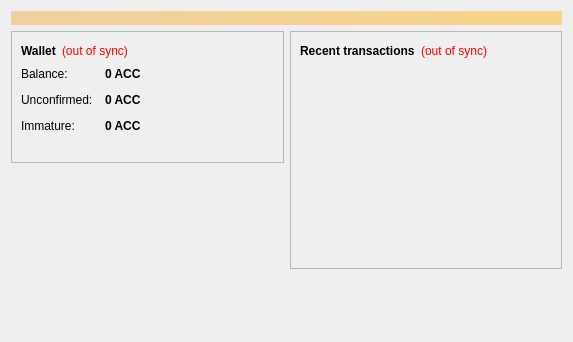
<?xml version="1.0" encoding="UTF-8"?>
<ui version="4.0">
 <class>OverviewPage</class>
 <widget class="QWidget" name="OverviewPage">
  <property name="geometry">
   <rect>
    <x>0</x>
    <y>0</y>
    <width>573</width>
    <height>342</height>
   </rect>
  </property>
  <property name="windowTitle">
   <string>Form</string>
  </property>
  <layout class="QVBoxLayout" name="topLayout">
   <item>
    <widget class="QLabel" name="labelAlerts">
     <property name="visible">
      <bool>false</bool>
     </property>
     <property name="styleSheet">
      <string notr="true">background-color: qlineargradient(x1: 0, y1: 0, x2: 1, y2: 0, stop:0 #F0D0A0, stop:1 #F8D488); color:#000000;</string>
     </property>
     <property name="wordWrap">
      <bool>true</bool>
     </property>
     <property name="margin">
      <number>3</number>
     </property>
    </widget>
   </item>
   <item>
    <layout class="QHBoxLayout" name="horizontalLayout" stretch="1,1">
     <item>
      <layout class="QVBoxLayout" name="verticalLayout_2">
       <item>
        <widget class="QFrame" name="frame">
         <property name="frameShape">
          <enum>QFrame::StyledPanel</enum>
         </property>
         <property name="frameShadow">
          <enum>QFrame::Raised</enum>
         </property>
         <layout class="QVBoxLayout" name="verticalLayout_4">
          <item>
           <layout class="QHBoxLayout" name="horizontalLayout_4">
            <item>
             <widget class="QLabel" name="label_5">
              <property name="font">
               <font>
                <weight>75</weight>
                <bold>true</bold>
               </font>
              </property>
              <property name="text">
               <string>Wallet</string>
              </property>
             </widget>
            </item>
            <item>
             <widget class="QLabel" name="labelWalletStatus">
              <property name="toolTip">
               <string>The displayed information may be out of date. Your wallet automatically synchronizes with the AntarcticCoin network after a connection is established, but this process has not completed yet.</string>
              </property>
              <property name="styleSheet">
               <string notr="true">QLabel { color: red; }</string>
              </property>
              <property name="text">
               <string notr="true">(out of sync)</string>
              </property>
              <property name="alignment">
               <set>Qt::AlignLeading|Qt::AlignLeft|Qt::AlignVCenter</set>
              </property>
             </widget>
            </item>
            <item>
             <spacer name="horizontalSpacer_2">
              <property name="orientation">
               <enum>Qt::Horizontal</enum>
              </property>
              <property name="sizeHint" stdset="0">
               <size>
                <width>40</width>
                <height>20</height>
               </size>
              </property>
             </spacer>
            </item>
           </layout>
          </item>
          <item>
           <layout class="QFormLayout" name="formLayout_2">
            <property name="fieldGrowthPolicy">
             <enum>QFormLayout::AllNonFixedFieldsGrow</enum>
            </property>
            <property name="horizontalSpacing">
             <number>12</number>
            </property>
            <property name="verticalSpacing">
             <number>12</number>
            </property>
            <item row="0" column="0">
             <widget class="QLabel" name="label">
              <property name="text">
               <string>Balance:</string>
              </property>
             </widget>
            </item>
            <item row="0" column="1">
             <widget class="QLabel" name="labelBalance">
              <property name="font">
               <font>
                <weight>75</weight>
                <bold>true</bold>
               </font>
              </property>
              <property name="cursor">
               <cursorShape>IBeamCursor</cursorShape>
              </property>
              <property name="toolTip">
               <string>Your current balance</string>
              </property>
              <property name="text">
               <string notr="true">0 ACC</string>
              </property>
              <property name="textInteractionFlags">
               <set>Qt::LinksAccessibleByMouse|Qt::TextSelectableByKeyboard|Qt::TextSelectableByMouse</set>
              </property>
             </widget>
            </item>
            <item row="1" column="0">
             <widget class="QLabel" name="label_3">
              <property name="text">
               <string>Unconfirmed:</string>
              </property>
             </widget>
            </item>
            <item row="1" column="1">
             <widget class="QLabel" name="labelUnconfirmed">
              <property name="font">
               <font>
                <weight>75</weight>
                <bold>true</bold>
               </font>
              </property>
              <property name="cursor">
               <cursorShape>IBeamCursor</cursorShape>
              </property>
              <property name="toolTip">
               <string>Total of transactions that have yet to be confirmed, and do not yet count toward the current balance</string>
              </property>
              <property name="text">
               <string notr="true">0 ACC</string>
              </property>
              <property name="textInteractionFlags">
               <set>Qt::LinksAccessibleByMouse|Qt::TextSelectableByKeyboard|Qt::TextSelectableByMouse</set>
              </property>
             </widget>
            </item>
            <item row="2" column="0">
             <widget class="QLabel" name="labelImmatureText">
              <property name="text">
               <string>Immature:</string>
              </property>
             </widget>
            </item>
            <item row="2" column="1">
             <widget class="QLabel" name="labelImmature">
              <property name="font">
               <font>
                <weight>75</weight>
                <bold>true</bold>
               </font>
              </property>
              <property name="toolTip">
               <string>Mined balance that has not yet matured</string>
              </property>
              <property name="text">
               <string notr="true">0 ACC</string>
              </property>
              <property name="textInteractionFlags">
               <set>Qt::LinksAccessibleByMouse|Qt::TextSelectableByKeyboard|Qt::TextSelectableByMouse</set>
              </property>
             </widget>
            </item>
           </layout>
          </item>

			 <item>
           <widget class="QLabel" name="label_wallet_bgcoin">
            <property name="text">
             <string/>
            </property>
            <property name="pixmap">
             <pixmap resource="../bitcoin.qrc">:/images/wallet_bgcoin</pixmap>
            </property>
            <property name="scaledContents">
             <bool>false</bool>
            </property>
            <property name="alignment">
             <set>Qt::AlignCenter</set>
            </property>
            <property name="margin">
             <number>-2</number>
            </property>
           </widget>
          </item>

         </layout>
        </widget>
       </item>
       <item>
        <spacer name="verticalSpacer">
         <property name="orientation">
          <enum>Qt::Vertical</enum>
         </property>
         <property name="sizeHint" stdset="0">
          <size>
           <width>20</width>
           <height>40</height>
          </size>
         </property>
        </spacer>
       </item>
      </layout>
     </item>
     <item>
      <layout class="QVBoxLayout" name="verticalLayout_3">
       <item>
        <widget class="QFrame" name="frame_2">
         <property name="frameShape">
          <enum>QFrame::StyledPanel</enum>
         </property>
         <property name="frameShadow">
          <enum>QFrame::Raised</enum>
         </property>
         <layout class="QVBoxLayout" name="verticalLayout">
          <item>
           <layout class="QHBoxLayout" name="horizontalLayout_2">
            <item>
             <widget class="QLabel" name="label_4">
              <property name="text">
               <string>&lt;b&gt;Recent transactions&lt;/b&gt;</string>
              </property>
             </widget>
            </item>
            <item>
             <widget class="QLabel" name="labelTransactionsStatus">
              <property name="toolTip">
               <string>The displayed information may be out of date. Your wallet automatically synchronizes with the AntarcticCoin network after a connection is established, but this process has not completed yet.</string>
              </property>
              <property name="styleSheet">
               <string notr="true">QLabel { color: red; }</string>
              </property>
              <property name="text">
               <string notr="true">(out of sync)</string>
              </property>
              <property name="alignment">
               <set>Qt::AlignRight|Qt::AlignTrailing|Qt::AlignVCenter</set>
              </property>
             </widget>
            </item>
            <item>
             <spacer name="horizontalSpacer">
              <property name="orientation">
               <enum>Qt::Horizontal</enum>
              </property>
              <property name="sizeHint" stdset="0">
               <size>
                <width>40</width>
                <height>20</height>
               </size>
              </property>
             </spacer>
            </item>
           </layout>
          </item>
          <item>
           <widget class="QListView" name="listTransactions">
            <property name="styleSheet">
             <string notr="true">QListView { background: transparent; }</string>
            </property>
            <property name="frameShape">
             <enum>QFrame::NoFrame</enum>
            </property>
            <property name="verticalScrollBarPolicy">
             <enum>Qt::ScrollBarAlwaysOff</enum>
            </property>
            <property name="horizontalScrollBarPolicy">
             <enum>Qt::ScrollBarAlwaysOff</enum>
            </property>
            <property name="selectionMode">
             <enum>QAbstractItemView::NoSelection</enum>
            </property>
           </widget>
          </item>
         </layout>
        </widget>
       </item>
       <item>
        <spacer name="verticalSpacer_2">
         <property name="orientation">
          <enum>Qt::Vertical</enum>
         </property>
         <property name="sizeHint" stdset="0">
          <size>
           <width>20</width>
           <height>40</height>
          </size>
         </property>
        </spacer>
       </item>
      </layout>
     </item>
    </layout>
   </item>
  </layout>
 </widget>
 <resources/>
 <connections/>
</ui>
